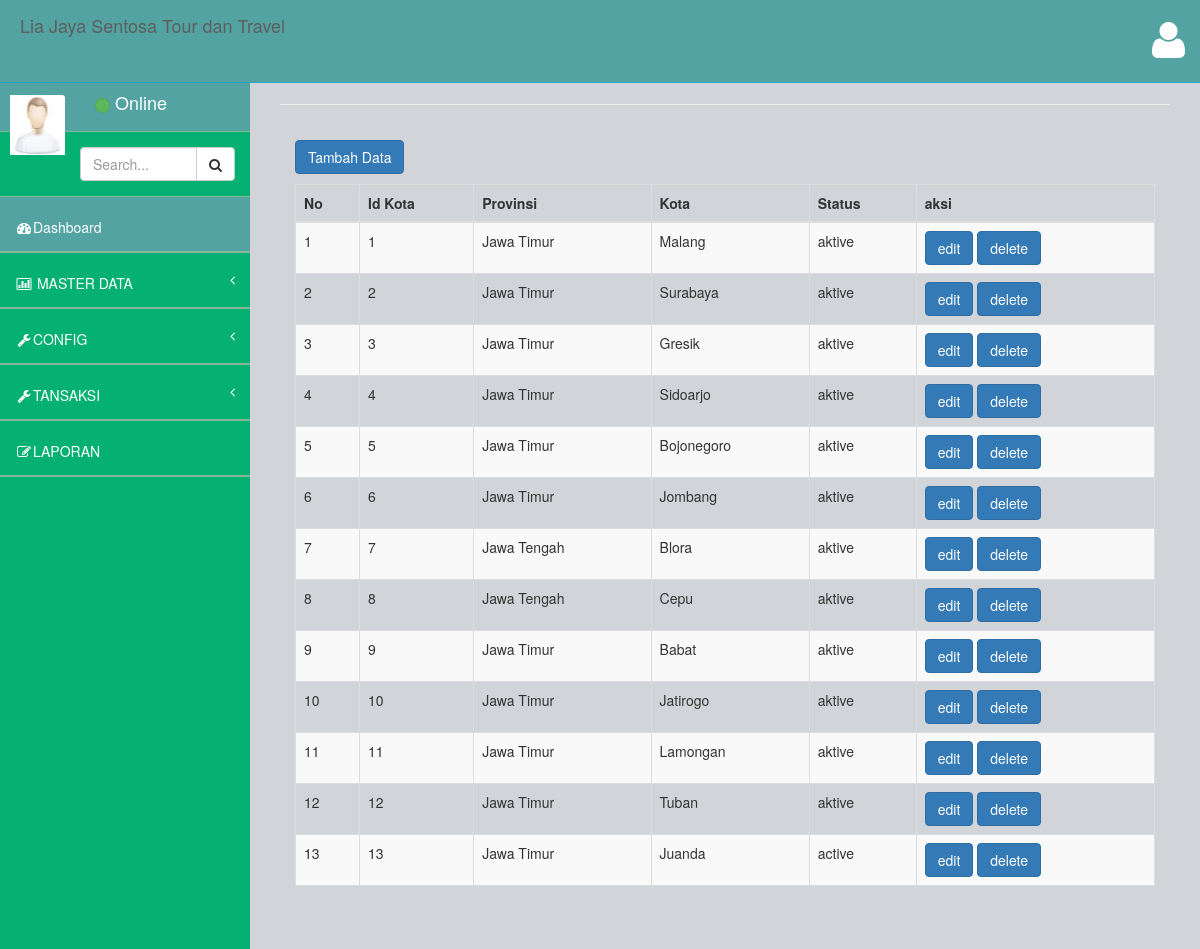
The app's page /index.php/kota with its own data.
### tables this page shows
CREATE TABLE `kota` (
  `idkota` int(11) NOT NULL,
  `idprovinsi` int(11) DEFAULT NULL,
  `nama_kota` varchar(200) DEFAULT NULL,
  `status` varchar(200) DEFAULT NULL
);

CREATE TABLE `provinsi` (
  `idprovinsi` int(11) NOT NULL,
  `nama_provinsi` varchar(200) DEFAULT NULL,
  `status` varchar(200) DEFAULT NULL
);

### application/controllers/kota.php (called while the page is built, shortened)
<?php
class Kota extends CI_Controller {
	function __construct(){
		$this->load->model('m_kota');
    }
	public function index()
	{
		$data['menu']		='menu.php';
		$data['content']	='kota/v_datakota.php';
		$data['data'] = $this->m_kota->getdatakota();
		$this->load->view('home.php',$data);
	}
 }

### index.php (called while the page is built, shortened)
<?php
require_once BASEPATH.'core/CodeIgniter.php';

### application/models/m_kota.php (called while the page is built, shortened)
<?php
class M_kota extends CI_model {
public function getdatakota()
 {
 	$k = "SELECT
		kota.idkota,
		kota.nama_kota,
		kota.`status`,
		provinsi.nama_provinsi
		FROM
		kota ,
		provinsi
		WHERE
		provinsi.idprovinsi = kota.idprovinsi";
		return $this->db->query($k);
 }
}

### application/views/kota/v_datakota.php (the view, shortened to what this page needs)
<body>
    <div class="panel-body">
    <a href="<?php echo base_url('index.php/kota/tambah');?>" class= "btn btn-primary btn-small">Tambah Data</a>
    <p>
        <div class="table-responsive">
            <table class="table table-striped table-bordered table-hover" id="dataTables-example">
                <thead>
                    <tr>
                    <th>No</th>
                    <th>Id Kota</th>
                    <th>Provinsi</th>
                    <th>Kota</th>
                    <th>Status</th>
                    <th>aksi</th>
                </thead>
            <tbody>
                   <tr>
                    <?php
                      $no = 1;
                      foreach ($data->result() as $row) {
                    ?>
                        <td><?php echo $no++; ?></td>
                        <td><?php echo $row->idkota;?></td>
                        <td><?php echo $row->nama_provinsi;?></td>
                        <td><?php echo $row->nama_kota;?></td>
                        <td><?php echo $row->status;?></td>
                        <td>
                            <a class="btn btn-primary" href="<?php echo base_url('index.php/kota/edit/'.$row->idkota);?>">edit</a>
                            <a class="btn btn-primary" href="<?php echo base_url('index.php/kota/hapus/'.$row->idkota);?>">delete</a>
                   </tr>
                </td>
            </div>
        <?php }?>

### assets/css/style.css (style rules this page uses)
body { background-color: #f8f8f8; }

### records on screen
kota: idkota "1", idprovinsi.nama_provinsi "Jawa Timur", nama_kota "Malang", status "aktive"
kota: idkota "2", idprovinsi.nama_provinsi "Jawa Timur", nama_kota "Surabaya", status "aktive"
kota: idkota "3", idprovinsi.nama_provinsi "Jawa Timur", nama_kota "Gresik", status "aktive"
kota: idkota "4", idprovinsi.nama_provinsi "Jawa Timur", nama_kota "Sidoarjo", status "aktive"
kota: idkota "5", idprovinsi.nama_provinsi "Jawa Timur", nama_kota "Bojonegoro", status "aktive"
kota: idkota "6", idprovinsi.nama_provinsi "Jawa Timur", nama_kota "Jombang", status "aktive"
kota: idkota "7", idprovinsi.nama_provinsi "Jawa Tengah", nama_kota "Blora", status "aktive"
kota: idkota "8", idprovinsi.nama_provinsi "Jawa Tengah", nama_kota "Cepu", status "aktive"
kota: idkota "9", idprovinsi.nama_provinsi "Jawa Timur", nama_kota "Babat", status "aktive"
kota: idkota "10", idprovinsi.nama_provinsi "Jawa Timur", nama_kota "Jatirogo", status "aktive"
kota: idkota "11", idprovinsi.nama_provinsi "Jawa Timur", nama_kota "Lamongan", status "aktive"
kota: idkota "12", idprovinsi.nama_provinsi "Jawa Timur", nama_kota "Tuban", status "aktive"
kota: idkota "13", idprovinsi.nama_provinsi "Jawa Timur", nama_kota "Juanda", status "active"
